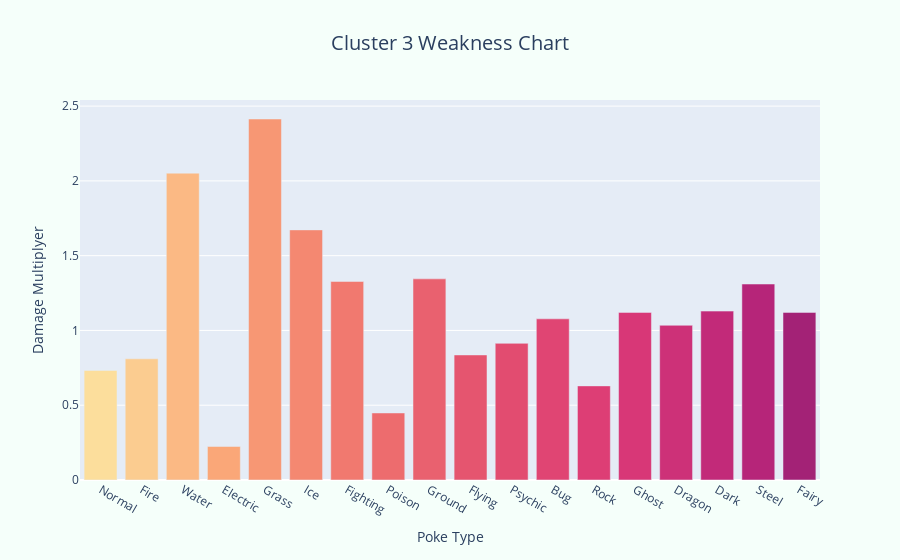

Notebook cell for this chart:
### Markdown cell above
### Cluster 3

### Code cell
fig_country = go.Figure()
fig_country.add_trace(go.Bar(x=poke_type_columns,y=pts[2], marker=dict(color=list(range(20)), colorscale="Sunsetdark")))

fig_country.update_layout(title="Cluster 3 Weakness Chart",
                             xaxis_title="Poke Type", yaxis_title="Damage Multiplyer",title_x=0.5, paper_bgcolor="mintcream",
                             title_font_size=20)
fig_country.show()

### Figure 1 — Plotly figure (JSON) as saved in the notebook; plotly's stock layout.template omitted (floating-point values rounded to 4 significant figures)
{"data": [{"marker": {"color": [0, 1, 2, 3, 4, 5, 6, 7, 8, 9, 10, 11, 12, 13, 14, 15, 16, 17, 18, 19], "colorscale": [[0, "rgb(252, 222, 156)"], [0.1667, "rgb(250, 164, 118)"], [0.3333, "rgb(240, 116, 110)"], [0.5, "rgb(227, 79, 111)"], [0.6667, "rgb(220, 57, 119)"], [0.8333, "rgb(185, 37, 122)"], [1, "rgb(124, 29, 111)"]]}, "type": "bar", "x": ["Normal", "Fire", "Water", "Electric", "Grass", "Ice", "Fighting", "Poison", "Ground", "Flying", "Psychic", "Bug", "Rock", "Ghost", "Dragon", "Dark", "Steel", "Fairy"], "y": [0.7328, 0.8103, 2.052, 0.2241, 2.414, 1.672, 1.328, 0.4483, 1.345, 0.8362, 0.9138, 1.078, 0.6293, 1.121, 1.034, 1.129, 1.31, 1.121]}], "layout": {"paper_bgcolor": "mintcream", "title": {"font": {"size": 20}, "text": "Cluster 3 Weakness Chart", "x": 0.5}, "xaxis": {"title": {"text": "Poke Type"}}, "yaxis": {"title": {"text": "Damage Multiplyer"}}}}
